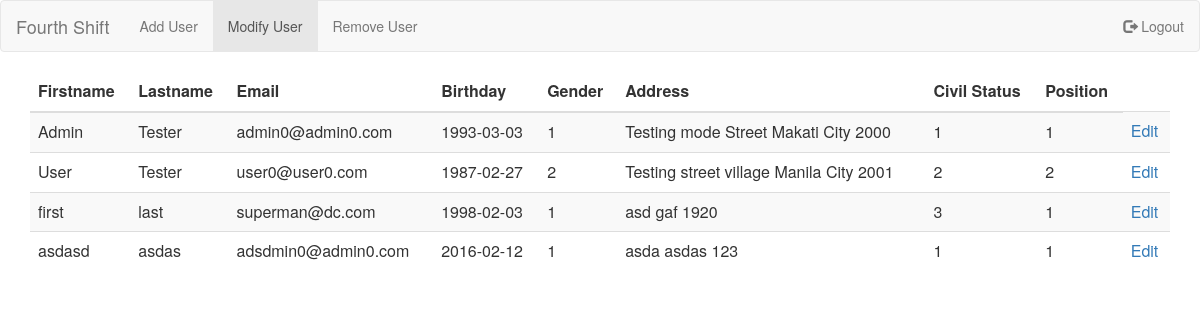
/index.php/admin_modifyuser_controller, run on the app's committed database.
### tables this page shows
CREATE TABLE `user` (
  `employee_id` int(11) NOT NULL,
  `firstname` varchar(255) NOT NULL,
  `lastname` varchar(255) NOT NULL,
  `email` varchar(255) NOT NULL,
  `password` varchar(255) NOT NULL,
  `birthday` date NOT NULL,
  `date_hired` date NOT NULL,
  `gender_id` int(11) NOT NULL,
  `street_address` varchar(255) NOT NULL,
  `city` varchar(50) NOT NULL,
  `zipcode` int(50) NOT NULL,
  `civil_status_id` int(11) NOT NULL,
  `position_id` int(50) NOT NULL
);

### application/controllers/admin_modifyuser_controller.php (called while the page is built, shortened)
<?php
class Admin_modifyuser_controller extends CI_Controller {
	function index(){
		$this->load->model('admin_modifyuser_model');
		$value = array();
		if($data = $this->admin_modifyuser_model->read_user()){
			$value['record'] = $data;
		}
		$this->load->view('admin/modifyuser_view', $value);
	}
}

### index.php (called while the page is built, shortened)
<?php
require_once BASEPATH.'core/CodeIgniter.php';

### application/models/admin_modifyuser_model.php (called while the page is built, shortened)
<?php
class Admin_modifyuser_model extends CI_Model {
	function read_user(){
		$query = $this->db->get('user');
		return $query->result();
	}
}

### application/views/admin/modifyuser_view.php (the view, shortened to what this page needs)
<html>
	<head>
	    <link href="<?php echo base_url("assets/css/bootstrap.min.css"); ?>"  rel="stylesheet" />
	    <link href="<?php echo base_url("assets/js/jquery.min.js"); ?>"  rel="stylesheet" />
	    <link href="<?php echo base_url("assets/js/bootstrap.min.js"); ?>"  rel="stylesheet" />
	</head>
	<body>
		<nav class="navbar navbar-default">
			<div class="container-fluid">
				<div class="navbar-header">
					<a class="navbar-brand" href="#">Fourth Shift</a>
				</div>
				<ul class="nav navbar-nav">
					<li><a href="<?php echo base_url();?>index.php/admin_adduser_controller/index">Add User</a></li>
					<li class="active"><a href="<?php echo base_url();?>index.php/admin_modifyuser_controller/index">Modify User</a></li>
					<li><a href="<?php echo base_url();?>index.php/admin_deleteuser_controller/index">Remove User</a></li>
				</ul>
				<ul class="nav navbar-nav navbar-right">
					<li><a href="#"><span class="glyphicon glyphicon-log-out"></span> Logout</a></li>
				</ul>
			</div>
		</nav>
		<center>
			<div class="container">
			  <table class="table table-striped">
			    <thead>
			      <tr>
			        <th>Firstname</th>
			        <th>Lastname</th>
			        <th>Email</th>
			        <th>Birthday</th>
			        <th>Gender</th>
			        <th>Address</th>
			        <th>Civil Status</th>
			        <th>Position</th>
			      </tr>
			    </thead>
			    <tbody>
			      <tr>
					<?php foreach ($record as $value) {?>
					<td>
						<?php echo $value->firstname;?>
					</td>
					<td>
						<?php echo $value->lastname;?>
					</td>
					<td>
						<?php echo $value->email;?>
					</td>
					<td>
						<?php echo $value->birthday;?>
					</td>
					<td>
						<?php echo $value->gender_id;?>
					</td>
					<td>
						<?php echo $value->street_address;?>
						<?php echo $value->city;?>
						<?php echo $value->zipcode;?>
					</td>
					<td>
						<?php echo $value->civil_status_id;?>
					</td>
					<td>
						<?php echo $value->position_id;?>
					</td>
					<td>
						<?php echo anchor('admin_modifyuser_controller/modifyuser'.$value->employee_id, 'Edit')?>
					</td>
				</tr>
				<?php
					}
				?>
			    </tbody>
			  </table>
			</div>
		</center>
	</body>
</html>

### data on the page
user: firstname "Admin", lastname "Tester", email "admin0@admin0.com", birthday "1993-03-03", gender "1", street_address "Testing mode Street", city "Makati City", zipcode "2000", civil_status "1", position "1", employee_id "Edit"
user: firstname "User", lastname "Tester", email "user0@user0.com", birthday "1987-02-27", gender "2", street_address "Testing street village", city "Manila City", zipcode "2001", civil_status "2", position "2", employee_id "Edit"
user: firstname "first", lastname "last", email "superman@dc.com", birthday "1998-02-03", gender "1", street_address "asd", city "gaf", zipcode "1920", civil_status "3", position "1", employee_id "Edit"
user: firstname "asdasd", lastname "asdas", email "adsdmin0@admin0.com", birthday "2016-02-12", gender "1", street_address "asda", city "asdas", zipcode "123", civil_status "1", position "1", employee_id "Edit"
